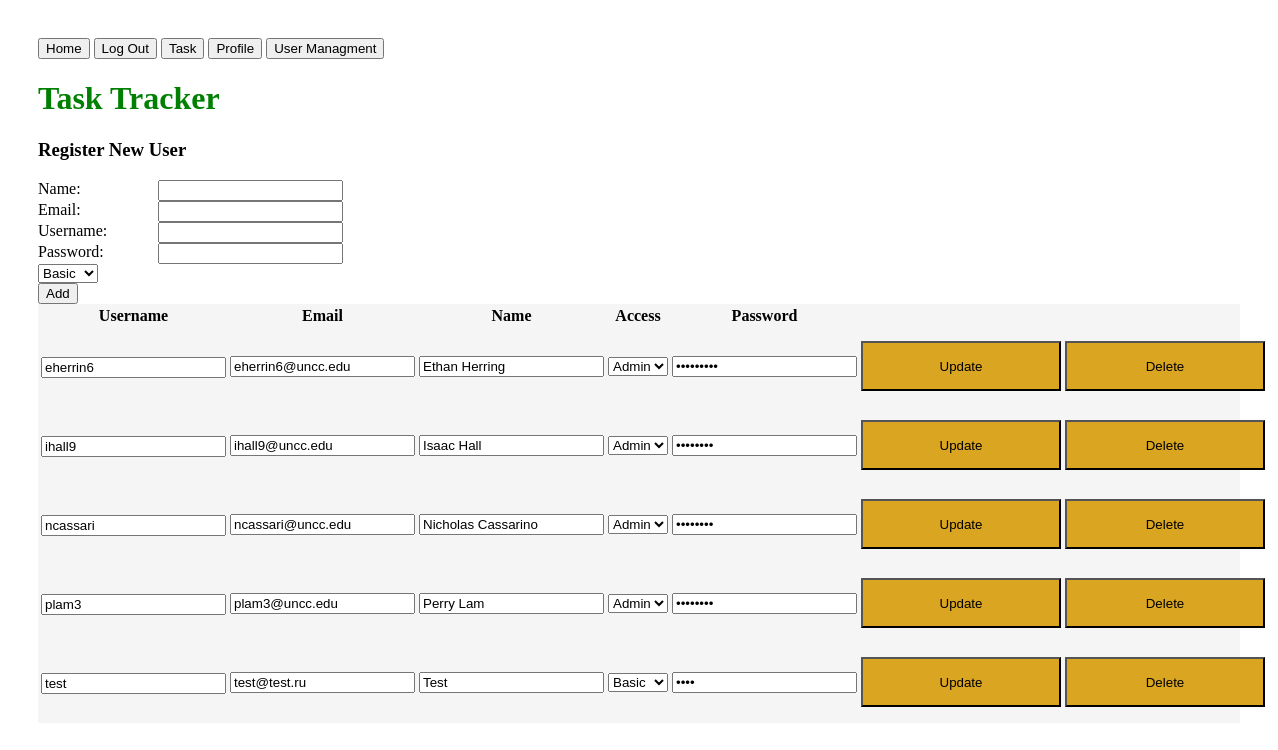
Page /ViewUsers (signed in) on the earlier database version.
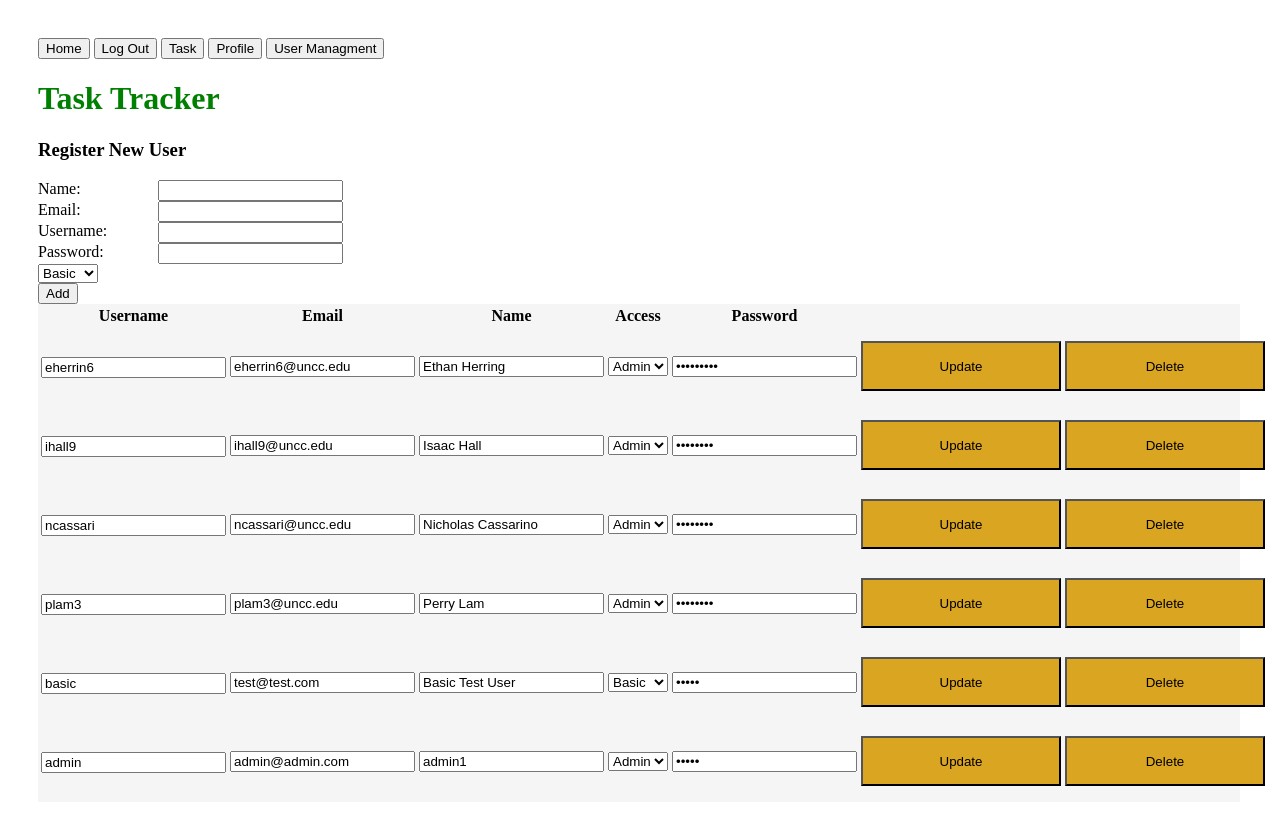
Same page on the later database version.
### app.py (models this page shows)
class User(db.Model):
    id = db.Column(db.Integer, primary_key=True)
    name = db.Column(db.String(4150))
    email = db.Column(db.String(4150),unique=True)
    username = db.Column(db.String(100),unique=True)
    password = db.Column(db.String(100))
    access = db.Column(db.Boolean)#True if admin, False otherwise

### app.py (the view, shortened to what this page needs)
@app.route('/ViewUsers', methods=['GET', 'POST'])
def viewUsers():
    global user
    user_list = User.query.all()
    return render_template('ViewUsers.html',user_list=user_list,user=user)

### templates/ViewUsers.html (shortened to what this page needs)
<!DOCTYPE html>
<html lang="en">
<head>
    <link rel="stylesheet" href="./static/main.css">
</head>
<a href="/"><button>Home</button></a>
<a href="/logout"><button>Log Out</button></a>
<a href="/task"><button>Task</button></a>
<a href="/profile"><button>Profile</button></a>
{%if user.access==1%}
<a href="/ViewUsers"><button>User Managment</button></a>
{%endif%}
{%if user.access==1%}
<body>
    <h1>Task Tracker</h1>
    <form action="/ViewUsers" method="post">
        <div>
            <h3>Register New User</h3>
            <label>Name:</label>
            <input type="text" name="name" value="{{ request.form['name'] }}">
            <br>
            <label>Email:</label>
            <input type="text" name="email" value="{{ request.form['email'] }}">
            <br>
            <label>Username:</label>
            <input type="text" name="username" value="{{ request.form['username'] }}">
            <br>
            <label>Password:</label>
            <input type="text" name="password" value="{{ request.form['password'] }}">
            <br>
            <select name="access"> <option selected value="False">Basic</option><option value="True">Admin</option> </select>
            <br>
            <button type="submit">Add</button>
        </div>
    </form>
    <div class="todo">
     <table>
        <thead>
        <tr>
            <th>Username</th>
            <th>Email</th>
            <th>Name</th>
            <th>Access</th>
            <th>Password</th>
            <th></th>
            <th></th>
        </thead>
        <tbody>
    {% for user in user_list %}
    <tr>
        <form action="/updateUser/{{user.id}}" method="Post">
    <td class="title"><input type="text" name="editUsername" value="{{ user.username }}"></td>
    <td><input type="text" name="editEmail" value="{{ user.email }}"></td>
    <td><input type="text" name="editName" value="{{ user.name }}"></td>
    <td><select name="editAccess">{% if user.access == 0 %}<option selected value="Basic">Basic</option><option value="Admin">Admin</option> {% elif user.access == 1 %}<option value="Basic">Basic</option><option selected value="Admin">Admin</option>{%endif%}"></select></td>
    <td><input type="password" name="updatePass" value={{user.password}}>
    <td><a href="/updateUser/{{user.id}}"><button type="submit">Update</button></a></td> </form>
    <td><a href="/deleteUser/{{user.id}}"><button>Delete</button></a>
        <input type="hidden" name="redirect" value="viewUsers"></td></tr>
    {% endfor %}
</tbody>
    </table>
    </div>
</body>
{%else%}
<h1>Access Denied</h1>
{%endif%}
</html>

Differences in the rows shown:
changed User "Basic": editUsername "test" → "basic"; editEmail "test@test.ru" → "test@test.com"; editName "Test" → "Basic Test User"
added User: editUsername "admin", editEmail "admin@admin.com", editName "admin1", editAccess "Admin"
